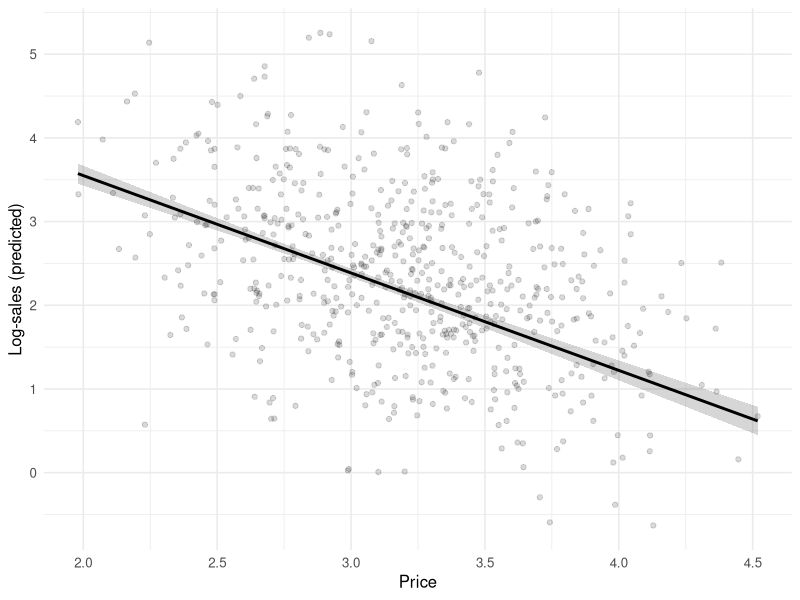
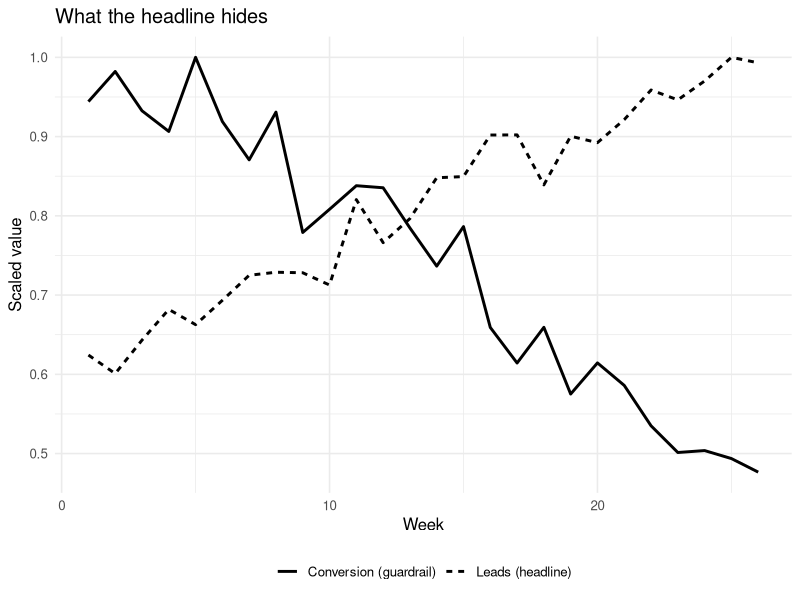

The R source for these figures, in order:
## ---- chunk 1
library(dplyr)
library(broom)
library(knitr)
library(kableExtra)
set.seed(43)

# Simulated brand-choice-style data: price, a loyalty cue, and a promotion flag.
n <- 600
promo   <- rbinom(n, 1, 0.4)
loyalty <- rnorm(n)
price   <- 3 + 0.5 * promo + rnorm(n, sd = 0.4)        # promos lower observed price below
# True data-generating process for log-sales:
log_sales <- 6 - 1.2 * price + 0.8 * loyalty + 0.5 * promo + rnorm(n, sd = 0.5)
dat <- data.frame(log_sales, price, loyalty, promo = factor(promo))

m1 <- lm(log_sales ~ price, data = dat)
m2 <- lm(log_sales ~ price + loyalty + promo, data = dat)
## ---- chunk 2
fmt <- function(model, label) {
  tidy(model) |>
    transmute(term,
              !!label := sprintf("%.3f<br><span style='font-size:80%%'>(%.3f)</span>",
                                 estimate, std.error))
}
tab <- full_join(fmt(m1, "Sparse"), fmt(m2, "Full"), by = "term")
gof <- tibble(term = "Adj. R-squared",
              Sparse = sprintf("%.3f", summary(m1)$adj.r.squared),
              Full   = sprintf("%.3f", summary(m2)$adj.r.squared))
bind_rows(tab, gof) |>
  kable(escape = FALSE, align = "lrr",
        caption = "Log-sales regressions. Standard errors in parentheses. Adding the loyalty cue and promotion control shifts the price coefficient, the first thing a careful reader checks.") |>
  kable_styling(full_width = FALSE)
## ---- chunk 3
#| fig-cap: "Model-implied price response with a 95% confidence band. The band, not the line, is the honest object: it shows the reader how precisely the slope is identified."
#| fig-width: 6
#| fig-height: 4
library(ggplot2)
grid <- data.frame(price = seq(min(dat$price), max(dat$price), length.out = 100),
                   loyalty = 0, promo = factor(0, levels = c(0, 1)))
pred <- predict(m2, newdata = grid, interval = "confidence")
grid <- cbind(grid, pred)

ggplot(grid, aes(price, fit)) +
  geom_ribbon(aes(ymin = lwr, ymax = upr), alpha = 0.2) +
  geom_line(linewidth = 1) +
  geom_point(data = dat, aes(price, log_sales), alpha = 0.15, inherit.aes = FALSE) +
  labs(x = "Price", y = "Log-sales (predicted)") +
  theme_minimal(base_size = 12)
## ---- chunk 4
library(knitr); library(kableExtra)
data.frame(
  Dimension = c("Reader's task", "Encodes", "Best when", "Exact values",
                "Patterns/interactions", "Failure mode"),
  Table = c("Look up a value", "Symbols (digits)", "Few heterogeneous numbers",
            "Preserved", "Reader must compute", "False precision; hand-typed errors"),
  Figure = c("See a relationship", "Position, length, color",
             "Many values or a trend", "Approximate", "Perceived directly",
             "Truncated axis; hidden uncertainty"),
  check.names = FALSE
) |>
  kable(caption = "Tables versus figures: the choice follows from what the reader must do with the result.") |>
  kable_styling(full_width = FALSE)
## ---- chunk 5
set.seed(43)            # determinism: re-runs reproduce every stochastic result
cat("R version:", R.version.string, "\n")
cat("Key packages:\n")
for (p in c("dplyr", "ggplot2", "broom")) {
  if (requireNamespace(p, quietly = TRUE))
    cat(sprintf("  %-8s %s\n", p, as.character(packageVersion(p))))
}
## ---- chunk 6
library(knitr); library(kableExtra)
data.frame(
  Element = c("Primary question", "What leads", "Uncertainty", "Identification",
              "Effect units", "Robustness", "Length", "Success criterion"),
  Academic = c("Is the effect real and why?", "Theory and contribution",
               "Intervals, tests, full disclosure", "Foregrounded and defended",
               "Standardized / elasticities", "Extensive, in-text",
               "Long; appendices expected", "Survives peer review & replication"),
  Managerial = c("What should we do, and what is the payoff?",
                 "The decision and its $ impact", "Risk of the recommended action",
                 "Stated as a caveat, not derived", "Dollars, share points, conversions",
                 "Summarized; details on request", "Short; one-page summary first",
                 "Changes a decision; ROI realized"),
  check.names = FALSE
) |>
  kable(caption = "Academic and managerial registers differ in foregrounding, not in honesty. The same estimate and its uncertainty feed both reports.") |>
  kable_styling(full_width = FALSE) |>
  column_spec(1, bold = TRUE)
## ---- chunk 7
#| fig-cap: "Goodhart's law on a dashboard. Under incentive pressure the headline metric (leads) rises while the guardrail (lead-to-sale conversion) falls. Reporting the pair, not the headline alone, exposes the gaming."
#| fig-width: 6.2
#| fig-height: 4
set.seed(43)
weeks <- 1:26
gaming <- pmin((weeks - 1) / 25, 1)            # incentive pressure ramps in
leads  <- 100 + 60 * gaming + rnorm(26, 0, 4)  # headline climbs as it is gamed
conv   <- 0.22 - 0.12 * gaming + rnorm(26, 0, 0.01)  # quality erodes in step

dash <- data.frame(
  week  = rep(weeks, 2),
  value = c(leads / max(leads), conv / max(conv)),  # scaled to a common axis
  metric = rep(c("Leads (headline)", "Conversion (guardrail)"), each = 26)
)
library(ggplot2)
ggplot(dash, aes(week, value, linetype = metric)) +
  geom_line(linewidth = 1) +
  labs(x = "Week", y = "Scaled value", linetype = NULL,
       title = "What the headline hides") +
  theme_minimal(base_size = 12) +
  theme(legend.position = "bottom")
